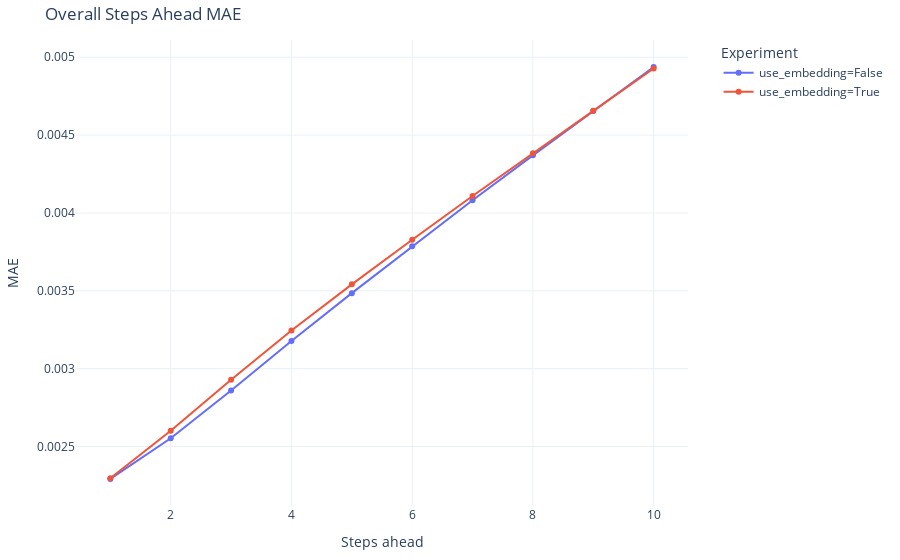

Write notebook code for a chart like this one.
### Code cell
# Reshape the data into long format
df_long = df.melt(
    id_vars=['Steps ahead'], 
    var_name='Experiment', 
    value_name='MAE'
)

# Plotly line plot
fig = px.line(
    df_long,
    x='Steps ahead',
    y='MAE',
    color='Experiment',
    markers=True,
    title="Overall Steps Ahead MAE"
)

# Customize layout
fig.update_layout(
    xaxis_title='Steps ahead',
    yaxis_title='MAE',
    legend_title='Experiment',
    legend=dict(x=1.05, y=1, xanchor='left', yanchor='top'),
    margin=dict(l=40, r=40, t=40, b=40), # Adjusts plot margins
    template='plotly_white'
)

# Show the plot
fig.show()

### Figure 1 — Plotly figure (JSON) as saved in the notebook; plotly's stock layout.template omitted (floating-point values rounded to 4 significant figures)
{"data": [{"hovertemplate": "Experiment=use_embedding=False<br>Steps ahead=%{x}<br>MAE=%{y}<extra></extra>", "legendgroup": "use_embedding=False", "line": {"color": "#636efa", "dash": "solid"}, "marker": {"symbol": "circle"}, "mode": "lines+markers", "name": "use_embedding=False", "orientation": "v", "showlegend": true, "type": "scatter", "x": [1, 2, 3, 4, 5, 6, 7, 8, 9, 10], "xaxis": "x", "y": [0.002292, 0.002553, 0.002859, 0.003177, 0.003485, 0.003786, 0.004081, 0.00437, 0.004654, 0.004937], "yaxis": "y"}, {"hovertemplate": "Experiment=use_embedding=True<br>Steps ahead=%{x}<br>MAE=%{y}<extra></extra>", "legendgroup": "use_embedding=True", "line": {"color": "#EF553B", "dash": "solid"}, "marker": {"symbol": "circle"}, "mode": "lines+markers", "name": "use_embedding=True", "orientation": "v", "showlegend": true, "type": "scatter", "x": [1, 2, 3, 4, 5, 6, 7, 8, 9, 10], "xaxis": "x", "y": [0.002297, 0.002601, 0.002929, 0.003245, 0.003541, 0.003828, 0.004109, 0.004384, 0.004656, 0.004928], "yaxis": "y"}], "layout": {"legend": {"title": {"text": "Experiment"}, "tracegroupgap": 0, "x": 1.05, "xanchor": "left", "y": 1, "yanchor": "top"}, "margin": {"b": 40, "l": 40, "r": 40, "t": 40}, "title": {"text": "Overall Steps Ahead MAE"}, "xaxis": {"anchor": "y", "domain": [0, 1], "title": {"text": "Steps ahead"}}, "yaxis": {"anchor": "x", "domain": [0, 1], "title": {"text": "MAE"}}}}
